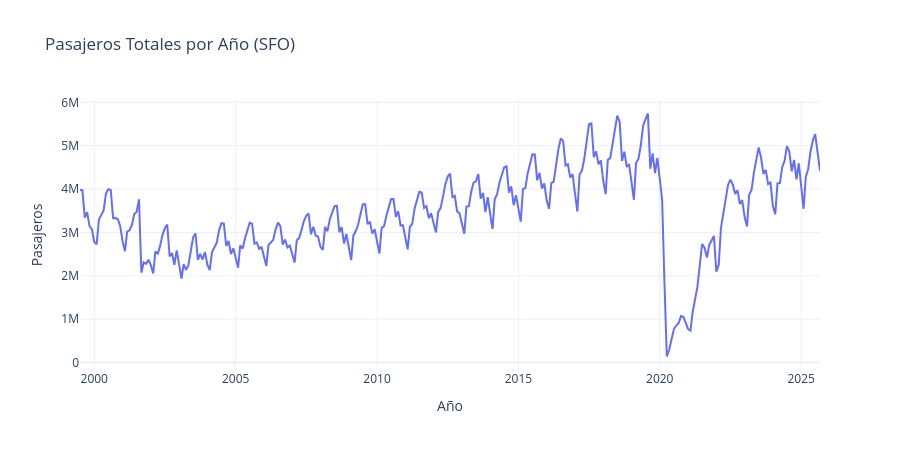

The notebook cell saved with this chart:
### Markdown cell above
## **Data loading**

### Code cell
import pandas as pd
import matplotlib.pyplot as plt
import numpy as np
import plotly.graph_objects as go
import plotly.express as px


df = pd.read_csv("Air_Traffic_Passenger_Statistics_20251204.csv")

if df['Passenger Count'].dtype == 'O':
    df['Passenger Count'] = df['Passenger Count'].str.replace(',', '').astype(int)
#Mothly data
monthly_data = df.groupby('Activity Period')['Passenger Count'].sum().reset_index()

# Convert to datetime for proper plotting
monthly_data['Date'] = pd.to_datetime(monthly_data['Activity Period'].astype(str), format='%Y%m')
monthly_data = monthly_data.sort_values('Date')
dataset_values = monthly_data['Passenger Count'].values.reshape(-1, 1)

# Ploting
fig = px.line(
    monthly_data,
    x="Date",
    y="Passenger Count",
    title="Pasajeros Totales por Año (SFO)",
    labels={"Date": "Año", "Passenger Count": "Pasajeros"}
)

fig.update_layout(
    xaxis_title="Año",
    yaxis_title="Pasajeros",
    template="plotly_white",
    width=900,
    height=450
)

fig.show()

### Figure 1 — Plotly figure (JSON) as saved in the notebook; plotly's stock layout.template omitted (floating-point values rounded to 4 significant figures; data arrays with more than 128 entries replaced by an {"elided": "..."} marker saying what was removed)
{"data": [{"hovertemplate": "Año=%{x}<br>Pasajeros=%{y}<extra></extra>", "legendgroup": "", "line": {"color": "#636efa", "dash": "solid"}, "marker": {"symbol": "circle"}, "mode": "lines", "name": "", "orientation": "v", "showlegend": false, "type": "scatter", "x": {"elided": "315 str values"}, "xaxis": "x", "y": {"elided": "315 int values"}, "yaxis": "y"}], "layout": {"height": 450, "legend": {"tracegroupgap": 0}, "title": {"text": "Pasajeros Totales por Año (SFO)"}, "width": 900, "xaxis": {"anchor": "y", "domain": [0, 1], "title": {"text": "Año"}}, "yaxis": {"anchor": "x", "domain": [0, 1], "title": {"text": "Pasajeros"}}}}
